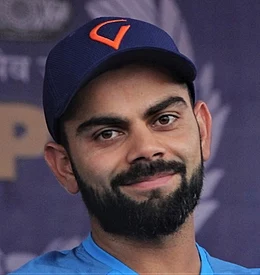
#> input picture 08-DEEP-LEARNING/Tensorflow/ConvolutionalNN/260px-Virat..Kohli.jpg, 260 x 275 px
$ jupyter execute 'Beyond image.ipynb'   (shell and % lines are left out)
#> lines starting #> are read from the running program, lines starting #| are printed output that depends on the picture
# Image Kernels

[cell 1]
import matplotlib.pyplot as plt
import numpy as np
import cv2

def rgb2gray(rgb):

    r, g, b = rgb[:,:,0], rgb[:,:,1], rgb[:,:,2]
    gray = 0.2989 * r + 0.5870 * g + 0.1140 * b

    return gray

[cell 2]
img = cv2.imread('260px-Virat..Kohli.jpg')
#> img is the input picture: shape (275, 260, 3); mean B, G, R 86.1, 69.8, 81.1
gray = cv2.cvtColor(img,cv2.COLOR_BGR2GRAY)
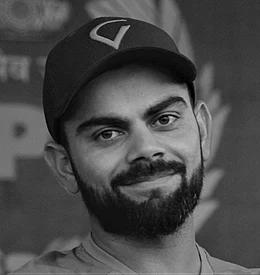
#> gray: shape (275, 260); min 0, max 205, mean 75

[cell 3]
print(img.shape)
#| (275, 260, 3)
print(gray.shape)
#| (275, 260)

[cell 4]
plt.figure(figsize=(6,6))
plt.imshow(gray, 'gray')
plt.show()

## Convolutional of the image

[cell 5]
from scipy import signal

[cell 6]
k = np.array([[-1,-1,-1],
              [-1,8,-1],
              [-1,-1,-1]])

print(k)

k1 = np.array([[1,2,1],
              [2,4,2],
              [1,2,1]])/16.0

print(k1)

[cell 7]
plt.figure(figsize=(6,6))
conv = signal.convolve2d(gray,k1)
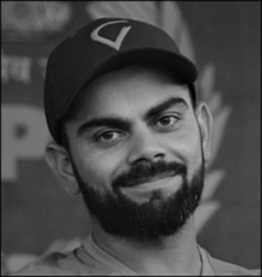
#> conv: shape (277, 262) float64; min 1.62, max 184.2, mean 73.9
plt.imshow(conv,"gray")

[cell 8]
plt.figure(figsize=(6,6))
relu = np.maximum(conv,0  )
plt.imshow(relu,'gray')

# Pooling

[cell 9]
cut1 = np.arange(0, img.shape[0], 2)
#> cut1 = 138 values from 0 to 274
y1 = np.maximum.reduceat(relu, cut1)
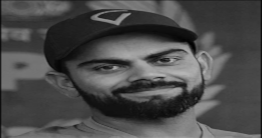
#> y1: shape (138, 262) float64; min 1.81, max 184.2, mean 75.9
cut2 = np.arange(0, img.shape[1], 2)
#> cut2 = 130 values from 0 to 258
pool = np.maximum.reduceat(y1, cut2,axis=1)
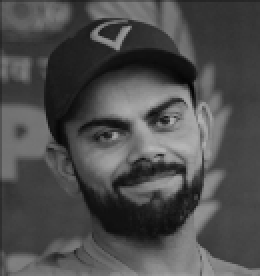
#> pool: shape (138, 130) float64 (shown 2 times larger); min 2.81, max 184.2, mean 77.8
plt.figure(figsize=(6,6))
plt.imshow(pool,'gray')

[cell 10]
pool.shape
#> Out = (138, 130)

$ run again, with 08-DEEP-LEARNING/Tensorflow/ConvolutionalNN/genius.jpg copied over 08-DEEP-LEARNING/Tensorflow/ConvolutionalNN/260px-Virat..Kohli.jpg
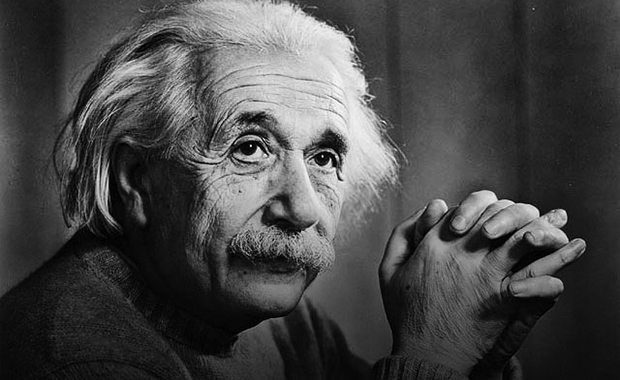
#> input picture 08-DEEP-LEARNING/Tensorflow/ConvolutionalNN/genius.jpg, 620 x 380 px
#> img is the input picture: shape (380, 620, 3); min 0, max 255, mean 70.2
#| (380, 620, 3)
#| (380, 620)
#> `y1 = np.maximum.reduceat(relu, cut1)`:
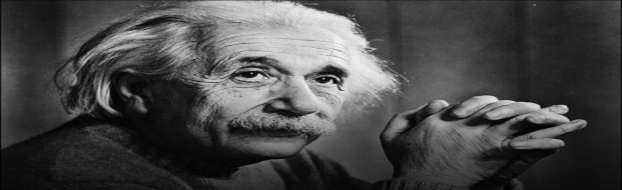
#> y1: shape (190, 622) float64; min 2.38, max 241, mean 71.8
#> `pool = np.maximum.reduceat(y1, cut2,axis=1)`:
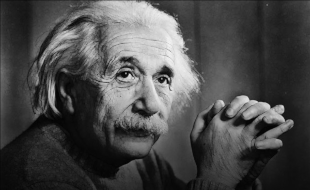
#> pool: shape (190, 310) float64; min 2.62, max 241, mean 74
